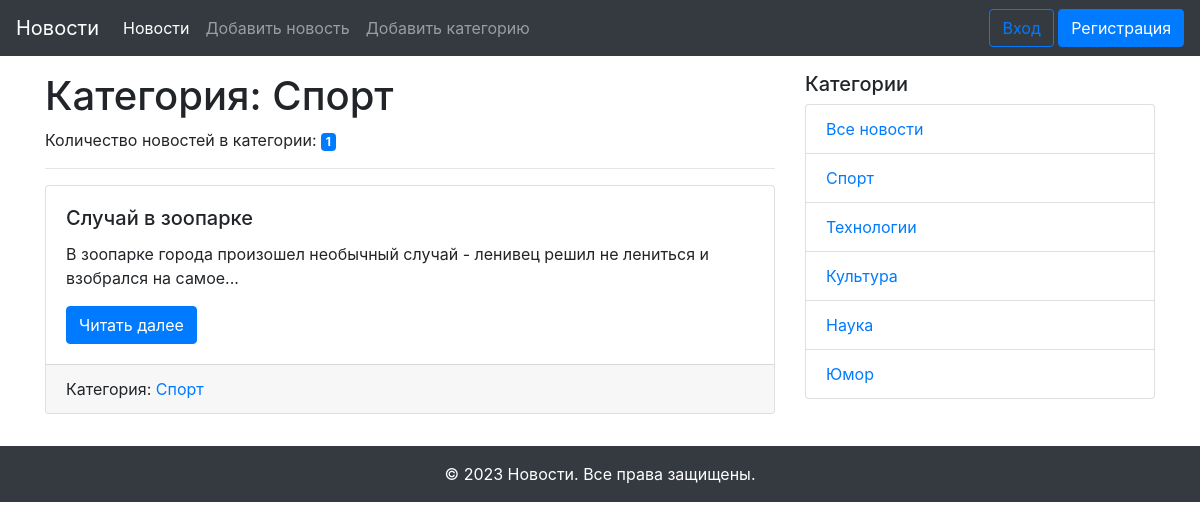
The page /category/1 on the database as committed earlier.
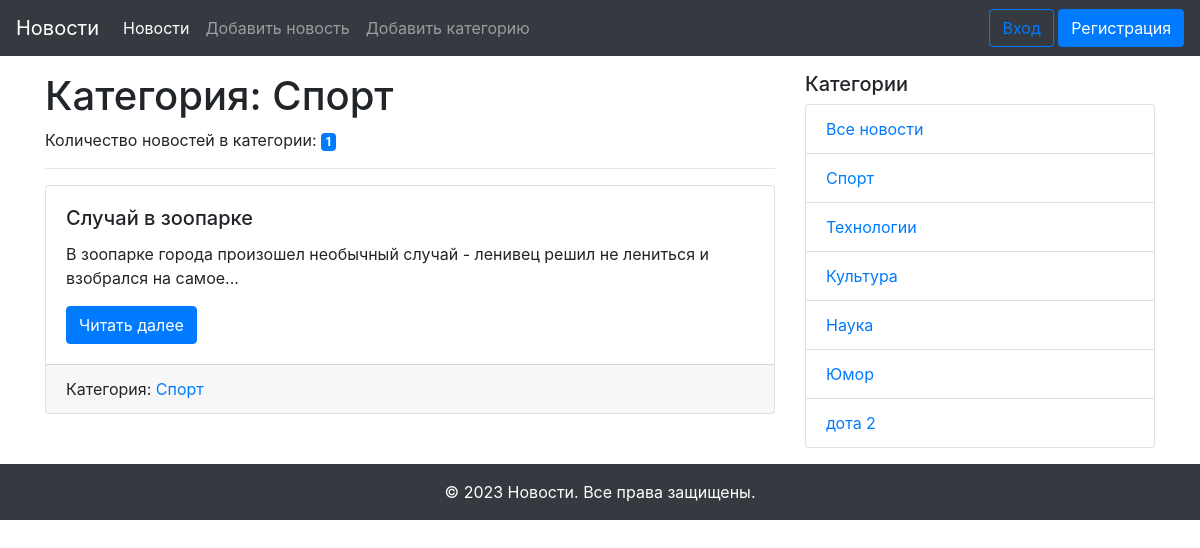
The same page on the database as committed later.
### app/models.py (models this page shows, shortened)
class Category(db.Model):
    id = db.Column(db.Integer, primary_key=True)
    title = db.Column(db.String(255), nullable=False)
    news = db.relationship('News', back_populates='category')

class News(db.Model):
    id = db.Column(db.Integer, primary_key=True)
    title = db.Column(db.String(255), unique=True, nullable=False)
    text = db.Column(db.Text, nullable=False)
    created_date = db.Column(db.DateTime, default=datetime.utcnow)
    category_id = db.Column(db.Integer, db.ForeignKey('category.id'), nullable=True)
    category = db.relationship('Category', back_populates='news')
    user_id = db.Column(db.Integer, db.ForeignKey('user.id'))
    user = db.relationship('User', back_populates='news')

### app/views.py (the view)
@app.route('/category/<int:id>')
def news_in_category(id):
    category = Category.query.get(id)
    news = category.news
    category_name = category.title
    categories = Category.query.all()
    return render_template('category.html',
                           news=news,
                           category_name=category_name,
                           categories=categories)

### app/templates/category.html (shortened to what this page needs)
{% extends "base.html" %}
{% block content %}
  <h1>Категория: {{ category_name }}</h1>
  <p>Количество новостей в категории: <span class="badge badge-primary">{{ news|length }}</span></p>
  <hr>
  {% for news in news %}
  <div class="card mb-3">
    <div class="card-body">
      <h5 class="card-title">{{ news.title }}</h5>
      <p class="card-text">{{ news.text|truncate(100) }}</p>
      <a href="{{ url_for('news_detail', id=news.id) }}" class="btn btn-primary">Читать далее</a>
    </div>
    <div class="card-footer">
      {% if news.category %}
        <span class="card-link">Категория: <a href="{{ url_for('news_in_category', id=news.category.id) }}">{{ news.category.title }}</a></span>
      {% endif %}
    </div>
  </div>
  {% else %}
  <p class="card-text">Новостей пока нет!</p>
  {% endfor %}
{% endblock content %}

### app/templates/base.html (shortened to what this page needs)
<!DOCTYPE html>
<html lang="ru">
<head>
  <link rel="stylesheet" href="{{ url_for('static', filename='css/bootstrap.min.css') }}">
</head>
<body>
  <div id="wrapper">
    {% include "navigation.html" %}
    <div class="container my-3">
      <div class="row">
        <div class="col-md-8">
          {% block content %}{% endblock content %}
        </div>
        {% include "side_navigation.html" %}
      </div>
    </div>
    {% include "footer.html" %}
  </div>
</body>
</html>

### app/templates/navigation.html (shortened to what this page needs)
<nav class="navbar navbar-expand-md navbar-dark bg-dark">
  <a class="navbar-brand" href="{{ url_for('index') }}">Новости</a>
  <div class="collapse navbar-collapse" id="navbarNav">
    <div class="mr-auto">
      <ul class="navbar-nav">
        <li class="nav-item active">
          <a class="nav-link" href="{{ url_for('index') }}">Новости</a>
        </li>
        <li class="nav-item">
          <a class="nav-link" href="{{ url_for('add_news') }}">Добавить новость</a>
        </li>
        <li class="nav-item">
          <a class="nav-link" href="{{ url_for('add_category') }}">Добавить категорию</a>
        </li>
      </ul>
    </div>
    <div>
      {% if not current_user.is_authenticated %}
        <a class="btn btn-outline-primary" href="{{ url_for('login') }}">Вход</a>
        <a class="btn btn-primary" href="{{ url_for('registration') }}">Регистрация</a>
      {% else %}
        <span class="navbar-text">Пользователь: {{ current_user.name }}</span>
        <a class="btn btn-primary" href="{{ url_for('logout') }}">Выход</a>
      {% endif %}
    </div>
  </div>
</nav>

### app/templates/side_navigation.html
<div class="col-md-4">
  <h5>Категории</h5>
  <ul class="list-group">
    <li class="list-group-item"><a href="{{ url_for('index') }}">Все новости</a></li>
    {% for category in categories %}
      <li class="list-group-item"><a href="{{ url_for('news_in_category', id=category.id) }}">{{ category.title }}</a></li>
    {% endfor %}
  </ul>
</div>

### app/templates/footer.html
<footer id="footer" class="bg-dark text-white text-center py-3">
  &copy; 2023 Новости. Все права защищены.
</footer>

Rows that differ between the two databases and show on the page:
added Category: title "дота 2"
